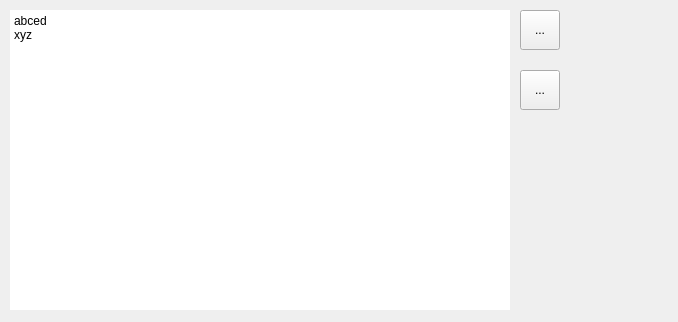
<?xml version="1.0" encoding="UTF-8"?>
<ui version="4.0">
 <class>QTACData</class>
 <widget class="QWidget" name="QTACData">
  <property name="geometry">
   <rect>
    <x>0</x>
    <y>0</y>
    <width>678</width>
    <height>322</height>
   </rect>
  </property>
  <property name="windowTitle">
   <string>Symbol Data</string>
  </property>
  <property name="windowIcon">
   <iconset>
    <normaloff>:/icons/images/icons/TIFF/back_alt.tiff</normaloff>:/icons/images/icons/TIFF/back_alt.tiff</iconset>
  </property>
  <widget class="QToolButton" name="upToolButton">
   <property name="geometry">
    <rect>
     <x>520</x>
     <y>10</y>
     <width>40</width>
     <height>40</height>
    </rect>
   </property>
   <property name="focusPolicy">
    <enum>Qt::NoFocus</enum>
   </property>
   <property name="text">
    <string>...</string>
   </property>
   <property name="icon">
    <iconset resource="../resources/ChartGeany.qrc">
     <normaloff>:/png/images/icons/PNG/up_alt.png</normaloff>:/png/images/icons/PNG/up_alt.png</iconset>
   </property>
   <property name="iconSize">
    <size>
     <width>32</width>
     <height>32</height>
    </size>
   </property>
  </widget>
  <widget class="QToolButton" name="downToolButton">
   <property name="geometry">
    <rect>
     <x>520</x>
     <y>70</y>
     <width>40</width>
     <height>40</height>
    </rect>
   </property>
   <property name="focusPolicy">
    <enum>Qt::NoFocus</enum>
   </property>
   <property name="text">
    <string>...</string>
   </property>
   <property name="icon">
    <iconset resource="../resources/ChartGeany.qrc">
     <normaloff>:/png/images/icons/PNG/down_alt.png</normaloff>:/png/images/icons/PNG/down_alt.png</iconset>
   </property>
   <property name="iconSize">
    <size>
     <width>32</width>
     <height>32</height>
    </size>
   </property>
  </widget>
  <widget class="QPlainTextEdit" name="textEditData">
   <property name="geometry">
    <rect>
     <x>10</x>
     <y>10</y>
     <width>500</width>
     <height>300</height>
    </rect>
   </property>
   <property name="frameShape">
    <enum>QFrame::NoFrame</enum>
   </property>
   <property name="frameShadow">
    <enum>QFrame::Plain</enum>
   </property>
   <property name="lineWrapMode">
    <enum>QPlainTextEdit::NoWrap</enum>
   </property>
   <property name="readOnly">
    <bool>true</bool>
   </property>
   <property name="plainText">
    <string>abced
xyz
</string>
   </property>
  </widget>
 </widget>
 <resources>
  <include location="../resources/ChartGeany.qrc"/>
 </resources>
 <connections/>
</ui>
